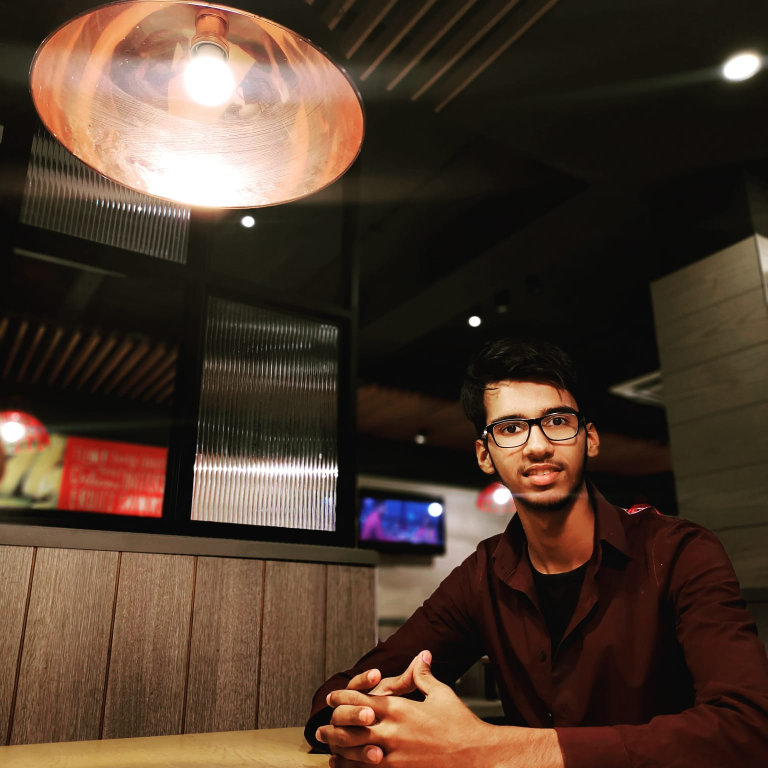
#> input picture 09 open-CV/resources/abc.jpg, 1536 x 1536 px (shown at 1/2 size)
$ python '19 warp perspective.py'
#> lines starting #> are read from the running program, lines starting #| are printed output that depends on the picture
import cv2 as cv
import numpy as np

img = cv.imread("resources/abc.jpg")
#> img is the input picture: shape (1536, 1536, 3); mean B, G, R 44.4, 58, 77.7
img = cv.resize(img,(600,600))
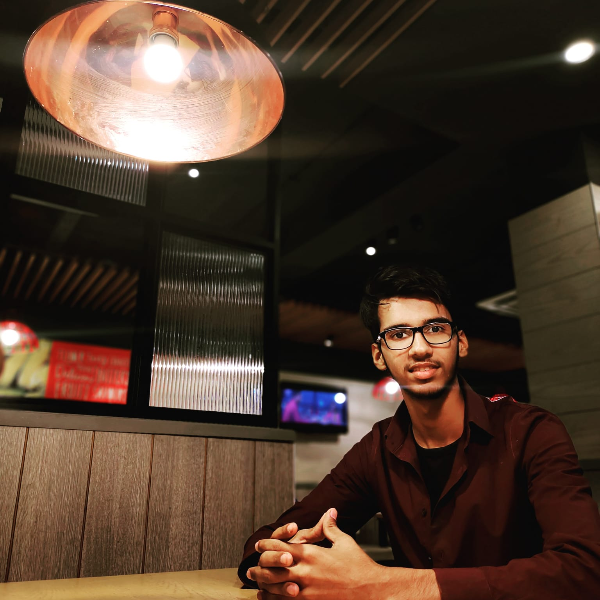
#> img: shape (600, 600, 3); mean B, G, R 44.4, 57.9, 77.6

#defining points
point1 = np.float32([[279,278],[532,272],[269,468],[527,462]])

width = 600
height = 600
width,height = 600,600
#defining destination points
point2 = np.float32([[0,0],[width,0],[0,height],[width,height]])

matrix = cv.getPerspectiveTransform(point1, point2)
out_img = cv.warpPerspective(img, matrix, (width,height))
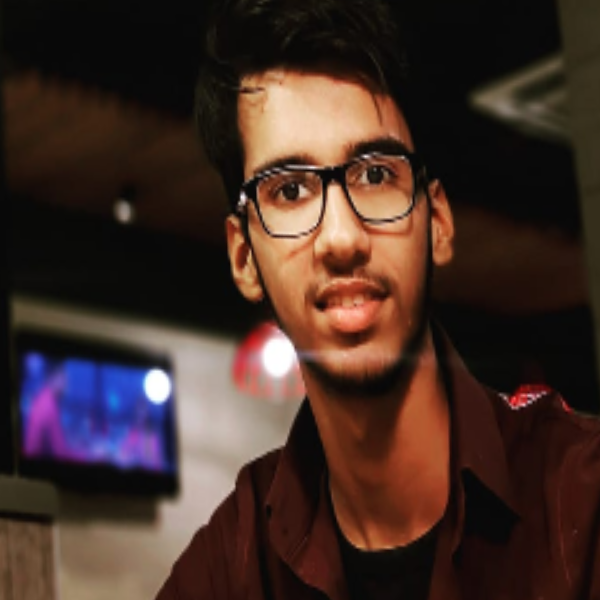
#> out_img: shape (600, 600, 3); mean B, G, R 39.2, 45.9, 66.6

cv.imshow("Original", img)
cv.imshow("Transformed",out_img)
cv.waitKey(0)
cv.destroyAllWindows()
